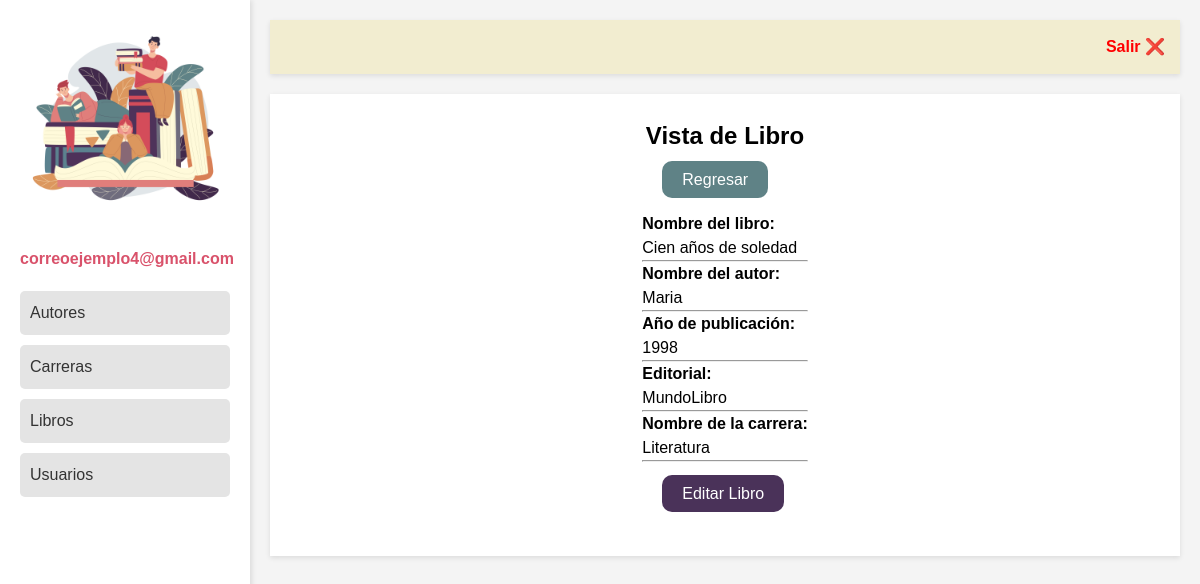
Page /ver-libro.php?id=3 (signed in) on the committed database.
### tables this page shows
CREATE TABLE `libros` (
  `ID_libro` int(5) NOT NULL,
  `titulo_libro` varchar(100) NOT NULL,
  `autor` int(10) NOT NULL,
  `anio` varchar(4) NOT NULL,
  `editorial` varchar(100) NOT NULL,
  `carrera` int(10) NOT NULL
);

CREATE TABLE `autores` (
  `ID_autor` int(11) NOT NULL,
  `nombre_autor` varchar(50) NOT NULL,
  `pais_autor` varchar(50) NOT NULL
);

CREATE TABLE `carreras` (
  `ID_carrera` int(10) NOT NULL,
  `nombre_carrera` varchar(50) NOT NULL
);

### ver-libro.php (the view, shortened to what this page needs)
<!DOCTYPE html>
<html lang="es">
<head>
    <link rel="stylesheet" href="CSS/estilos.css">
</head>
<body>
    <div class="flex-container">
        <div class="sidebar">
            <?php
            include "utils/nav-bar.php"
            ?>
        </div>
        <div class="main-content">
            <header>
                <?php include "utils/header.php"?>
            </header>
            <section class="dashboard">
                <div class="tittle-div">
                    <h1 class="title">Vista de Libro</h1>
                </div>
                <div class="usuarios-vista">
                    <div class="btn">
                        <a class="btn-green btn-main" href="Libros.php">Regresar</a>
                    </div>
                        <div class="vista">
                    <?php
                        require "conn.php";
                        $id_libro = $_GET["id"];
                        $todos = "SELECT * FROM libros INNER JOIN autores ON libros.autor = autores.ID_autor
                    INNER JOIN carreras ON libros.carrera = carreras.ID_carrera WHERE ID_libro = '$id_libro' ";
                        $resultado = mysqli_query($conectar, $todos);
                        $fila = $resultado -> fetch_array();
                        ?>
                        <p class='text-bold'>Nombre del libro:</p>
                        <p><?php echo $fila["titulo_libro"] ."<hr>";?></p>
                        <p class='text-bold'>Nombre del autor:</p>
                        <p><?php echo $fila["nombre_autor"]. "<br>"."<hr>"; ?></p>
                        <p class='text-bold'>Año de publicación:</p>
                        <?php echo $fila["anio"]. "<br>"."<hr>";?>
                        <p class='text-bold'>Editorial:</p>
                        <?php  echo $fila["editorial"]. "<br>"."<hr>"; ?>
                        <p class='text-bold'>Nombre de la carrera:</p>
                        <?php  echo $fila["nombre_carrera"]. "<br>"."<hr>"; ?>
                    <div class="btn">
                        <a class="btn-blue" href="editar-libro.php?id=<?php echo $fila['ID_libro']; ?>">Editar Libro</a>
                    </div>
                    </div>
                </div>
            </section>
        </div>
    </div>
</body>
</html>

### CSS/estilos.css (style rules this page uses)
:root { --color1: #ccc; --colorWhite: #ffff; --colorBlack: #202131; --color2: #4A3259; --color3: #f2f4f6; --color4: #D9526B; --color5:#D98C5F; --color6: #5F8286; }
body { font-weight: 16px; line-height: 24px; }
* { margin: 0; padding: 0; box-sizing: border-box; font-family: Arial, Helvetica, sans-serif; }
.flex-container { display: flex; min-height: 100vh; background-color: #f4f4f4; }
.sidebar { width: 250px; background: var(--colorWhite); padding: 20px; box-shadow: 2px 0 5px rgba(0,0,0,0.1); }
.main-content { flex: 1; padding: 20px; }
.dashboard { display: flex; flex-direction: column; align-items: center; margin-top: 20px; background-color: var(--colorWhite); box-shadow: 0 2px 5px rgba(0,0,0,0.1); padding: 30px; }
.btn-green { background-color: var(--color6); color: white; padding: 10px 20px; border-radius: 10px; border: none; text-decoration: none; cursor: pointer; }
.btn-blue { background-color: var(--color2); color: white; padding: 10px 20px; border-radius: 10px; border: none; text-decoration: none; cursor: pointer; }
.btn { margin: 20px; text-align: left; align-items:end; }
.text-bold { font-weight: bold; }

### rows in the picture
libros: titulo_libro "Cien años de soledad", autor.nombre_autor "Maria", anio "1998", editorial "MundoLibro", carrera.nombre_carrera "Literatura"

### other values in the picture
$_SESSION["username"] "correoejemplo4@gmail.com"
